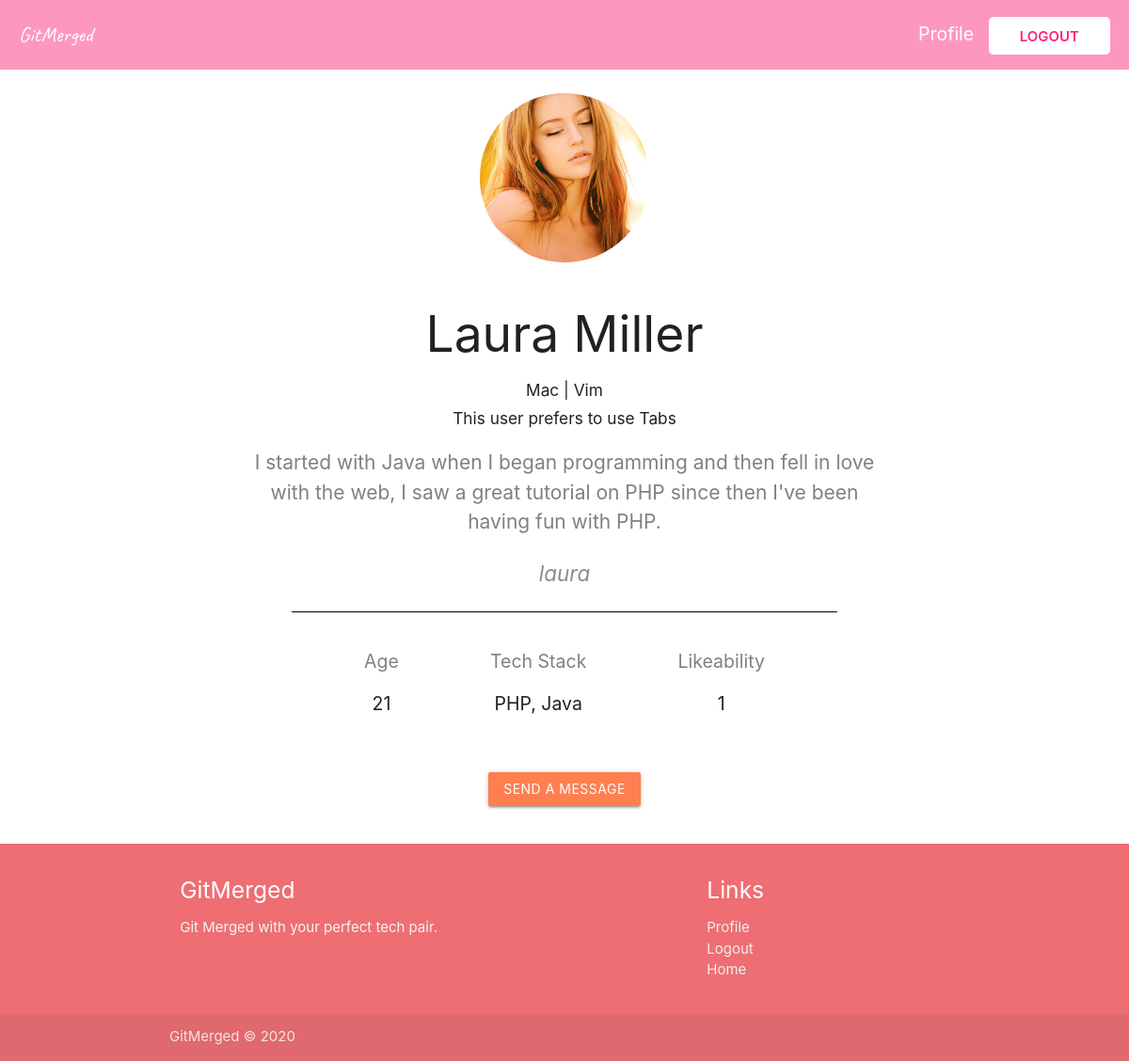
The app's page /user/4/ (signed in) with its own data.
### users/models.py (models this page shows, shortened)
class Profile(models.Model):
    TEXT_C = [
        ("Vim", "Vim"),
        ("EMACS", "EMACS")
    ]
    GENDER_C = [
        ("Male", "Male"),
        ("Female", "Female"),
        ("Other", "Other")
    ]
    OS_C = [
        ("Windows", "Windows"),
        ("Mac", "Mac"),
        ("Linux", "Linux")
    ]
    SPACES_C = [
        ("Tabs", "Tabs"),
        ("Spaces", "Spaces")
    ]
    user = models.OneToOneField(User, on_delete=models.CASCADE)
    full_name = models.CharField(max_length=100, null=True)
    age = models.IntegerField(null=True)
    gender = models.CharField(
        max_length=50, blank=True, null=True, choices=GENDER_C)
    profile_image = models.ImageField(
        upload_to='profile_pic', default="default.jpg", null=True, blank=True)
    bio = models.TextField(null=True)
    tech_stack = models.CharField(max_length=500, null=True)
    editor = models.CharField(
        max_length=5, choices=TEXT_C, default=None, null=True, blank=True)
    os = models.CharField(
        max_length=10, choices=OS_C, default=None, null=True, blank=True)
    spacing = models.CharField(
        max_length=10, choices=SPACES_C, default=None, null=True, blank=True)
    likeability = models.ManyToManyField(
        User, related_name="likes", blank=True)
    blocked_by = models.ManyToManyField(
        User, related_name="blocked", blank=True)

### main/views.py (the view)
# urls.py: path("user/<int:pk>/", views.UserDetail.as_view(), name="user-detail"),
class UserDetail(LoginRequiredMixin, DetailView):
    model = Profile

### users/templates/users/profile_detail.html
{% extends "base.html" %}
{% load crispy_forms_tags %}
{% block content %}
<section>
  <div class="navigation navigation--bg">
    <a href="/" class="logo">GitMerged</a>
    <div>
      {% if user.is_authenticated %}
      <a href="{% url 'profile-page' %}" class="profile-link">Profile</a>
      <a href="{% url 'logout' %}" class="login">Logout</a>
      {% else %}
      <a href="{% url 'login' %}" class="login">Log in</a>
      {% endif %}
    </div>
  </div>
  <section class="profile">
    <div>
      <img src="{{object.profile_image.url}}" alt="" class="profile-image" />
    </div>
    <div class="profile-about">
      <h2>{{ object.full_name }}</h2>
      <h6>{{object.os}} | {{object.editor}}</h6>
      <h6>This user prefers to use {{object.spacing}}</h6>
      <p class="bio">{{ object.bio }}</p>
      <p class="username">{{ object.user.username }}</p>
    </div>
    <div class="stats">
      <div>
        <h4 class="header">Age</h4>
        <h4>{{ object.age }}</h4>
      </div>
      <div>
        <h4 class="header">Tech Stack</h4>
        <h4>{{object.tech_stack}}</h4>
      </div>
      <div>
        <h4 class="header">Likeability</h4>
        <h4>{{object.likeability.count}}</h4>
      </div>
    </div>
    <a
      href="{% url 'write-message' object.user.username %}"
      class="btn"
      style="margin: 20px; background: coral"
      >Send a Message</a
    >
  </section>
</section>
<footer class="page-footer">
  <div class="container">
    <div class="row">
      <div class="col l6 s12">
        <h5 class="white-text">GitMerged</h5>
        <p class="grey-text text-lighten-4">
          Git Merged with your perfect tech pair.
        </p>
      </div>
      <div class="col l4 offset-l2 s12">
        <h5 class="white-text">Links</h5>
        <ul>
          <li>
            <a class="grey-text text-lighten-3" href="{% url 'profile-page' %}"
              >Profile</a
            >
          </li>
          <li>
            <a class="grey-text text-lighten-3" href="{% url 'logout' %}"
              >Logout</a
            >
          </li>
          <li>
            <a class="grey-text text-lighten-3" href="{% url 'date-page' %}"
              >Home</a
            >
          </li>
        </ul>
      </div>
    </div>
  </div>
  <div class="footer-copyright">
    <div class="container">GitMerged © 2020</div>
  </div>
</footer>
{% endblock content %}

### main/static/main/main.css (style rules this page uses)
a { text-decoration: none !important; }
.navigation { z-index: 999; text-decoration: none; color: white; display: flex; justify-content: space-between; align-items: center; grid-row: 0/1; padding: 20px; font-size: 1.3rem; }
.navigation--bg { background: #fd267c7a; }
.logo { color: white; font-family: "Caveat", cursive; font-size: 1.5rem; }
.login { text-decoration: none; color: #fd267d; position: relative; background: white; padding: 0.7rem 2.2rem; text-transform: uppercase; font-weight: 600; font-size: 1rem; border-radius: 5px; }
.profile-link { text-decoration: none; color: white; margin-right: 10px; }
.profile { display: flex; margin: 20px; flex-wrap: wrap; justify-content: center; flex-direction: column; align-items: center; }
.profile-about { text-align: center; }
.profile-image { border-radius: 50%; margin: 5px; }
.bio { font-size: 1.4rem; color: gray; max-width: 50ch; }
.username { font-size: 1.5rem; color: grey; text-align: center; font-style: italic; opacity: 0.9; }
.stats { display: flex; justify-content: space-evenly; flex-wrap: wrap; align-items: center; width: 50%; text-align: center; margin-bottom: 60px; border-top: 1px solid black; }
.stats div { margin: 20px; height: 50px; }
.stats h4 { font-size: 1.3rem; }
.header { color: grey; }

### records on screen
Profile: profile_image (picture), full_name "Laura Miller", os "Mac", editor "Vim", spacing "Tabs", bio "I started with Java when I began programming and then fell in love with the web, I saw a great tutorial on PHP since then I've been having fun with PHP.", user.username "laura", age "21", tech_stack "PHP, Java", likeability.count "1"
